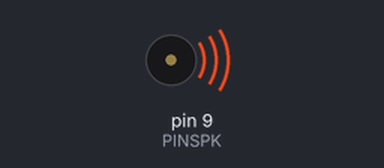
A sketch run on a simulated Arduino Uno, built with avr-gcc and run on an emulated ATmega328P. On the bench: buzzer (waves = sounding).

Above: at 0.1 s.
Timing chart, 0 to 1.6 s (numbered marks = the images above):
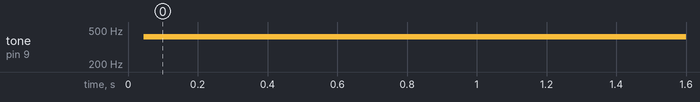

Measured:
- by itself, tone on pin 9 (PINSPK): silent → 415 Hz at 0.04 s

The sketch:

tone_without_builtin.ino
```cpp
/*this program will beep the buzzer manually by alternating
 *between high and low in the output to the buzzer
 */
//initialize variables
const int PINSPK = 9;

void setup() {
  //setup code
  pinMode(PINSPK, OUTPUT);
}

void loop() {
  //main code goes here
  digitalWrite(PINSPK, HIGH);   //
  delayMicroseconds(1200);      //
  digitalWrite(PINSPK, LOW);
  delayMicroseconds(1200);
}
```
